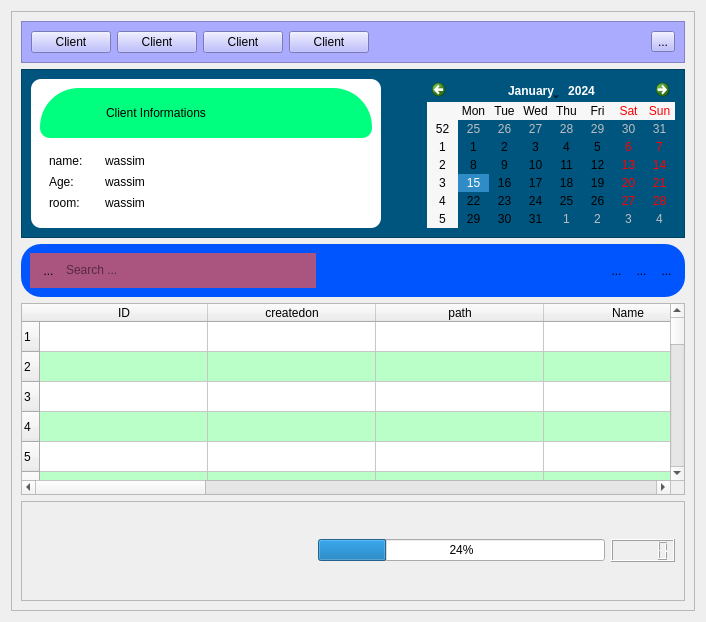
      <widget class="QWidget" name="page">
       <layout class="QGridLayout" name="gridLayout_2">
        <item row="0" column="0">
         <widget class="QFrame" name="frame_12">
          <property name="styleSheet">
           <string notr="true"/>
          </property>
          <property name="frameShape">
           <enum>QFrame::StyledPanel</enum>
          </property>
          <property name="frameShadow">
           <enum>QFrame::Raised</enum>
          </property>
          <layout class="QGridLayout" name="gridLayout_7">
           <item row="1" column="0">
            <widget class="QFrame" name="frame_14">
             <property name="maximumSize">
              <size>
               <width>16777215</width>
               <height>300</height>
              </size>
             </property>
             <property name="styleSheet">
              <string notr="true">background-color: rgb(0, 85, 127);</string>
             </property>
             <property name="frameShape">
              <enum>QFrame::StyledPanel</enum>
             </property>
             <property name="frameShadow">
              <enum>QFrame::Raised</enum>
             </property>
             <layout class="QGridLayout" name="gridLayout_9">
              <item row="1" column="0">
               <widget class="QFrame" name="frame_15">
                <property name="minimumSize">
                 <size>
                  <width>350</width>
                  <height>0</height>
                 </size>
                </property>
                <property name="maximumSize">
                 <size>
                  <width>400</width>
                  <height>16777215</height>
                 </size>
                </property>
                <property name="styleSheet">
                 <string notr="true">background-color: rgb(255, 255, 255);
border-radius:10px;</string>
                </property>
                <property name="frameShape">
                 <enum>QFrame::StyledPanel</enum>
                </property>
                <property name="frameShadow">
                 <enum>QFrame::Raised</enum>
                </property>
                <layout class="QGridLayout" name="gridLayout_10">
                 <item row="0" column="0">
                  <widget class="QFrame" name="frame_16">
                   <property name="maximumSize">
                    <size>
                     <width>16777215</width>
                     <height>50</height>
                    </size>
                   </property>
                   <property name="styleSheet">
                    <string notr="true">background-color: rgb(0, 255, 127);
border-top-left-radius:none;
border-top-right-radius:none;
</string>
                   </property>
                   <property name="frameShape">
                    <enum>QFrame::StyledPanel</enum>
                   </property>
                   <property name="frameShadow">
                    <enum>QFrame::Raised</enum>
                   </property>
                   <layout class="QGridLayout" name="gridLayout_12">
                    <item row="0" column="0">
                     <widget class="QLabel" name="label_14">
                      <property name="maximumSize">
                       <size>
                        <width>200</width>
                        <height>16777215</height>
                       </size>
                      </property>
                      <property name="styleSheet">
                       <string notr="true">font: 75 10pt &quot;MS Shell Dlg 2&quot;;
color: rgb(0, 0, 0);</string>
                      </property>
                      <property name="text">
                       <string>Client Informations</string>
                      </property>
                     </widget>
                    </item>
                   </layout>
                  </widget>
                 </item>
                 <item row="1" column="0">
                  <widget class="QFrame" name="frame_17">
                   <property name="frameShape">
                    <enum>QFrame::StyledPanel</enum>
                   </property>
                   <property name="frameShadow">
                    <enum>QFrame::Raised</enum>
                   </property>
                   <layout class="QGridLayout" name="gridLayout_11">
                    <item row="1" column="1">
                     <widget class="QLabel" name="label_11">
                      <property name="text">
                       <string>wassim</string>
                      </property>
                     </widget>
                    </item>
                    <item row="0" column="0">
                     <widget class="QLabel" name="label_8">
                      <property name="maximumSize">
                       <size>
                        <width>50</width>
                        <height>16777215</height>
                       </size>
                      </property>
                      <property name="text">
                       <string>name:</string>
                      </property>
                     </widget>
                    </item>
                    <item row="0" column="1">
                     <widget class="QLabel" name="label_9">
                      <property name="text">
                       <string>wassim</string>
                      </property>
                     </widget>
                    </item>
                    <item row="1" column="0">
                     <widget class="QLabel" name="label_10">
                      <property name="maximumSize">
                       <size>
                        <width>50</width>
                        <height>16777215</height>
                       </size>
                      </property>
                      <property name="text">
                       <string>Age:</string>
                      </property>
                     </widget>
                    </item>
                    <item row="2" column="1">
                     <widget class="QLabel" name="label_12">
                      <property name="text">
                       <string>wassim</string>
                      </property>
                     </widget>
                    </item>
                    <item row="2" column="0">
                     <widget class="QLabel" name="label_13">
                      <property name="maximumSize">
                       <size>
                        <width>50</width>
                        <height>16777215</height>
                       </size>
                      </property>
                      <property name="text">
                       <string>room:</string>
                      </property>
                     </widget>
                    </item>
                   </layout>
                  </widget>
                 </item>
                </layout>
               </widget>
              </item>
              <item row="1" column="2">
               <widget class="QCalendarWidget" name="calendarWidget">
                <property name="maximumSize">
                 <size>
                  <width>400</width>
                  <height>16777215</height>
                 </size>
                </property>
               </widget>
              </item>
              <item row="1" column="1">
               <spacer name="horizontalSpacer">
                <property name="orientation">
                 <enum>Qt::Horizontal</enum>
                </property>
                <property name="sizeHint" stdset="0">
                 <size>
                  <width>40</width>
                  <height>20</height>
                 </size>
                </property>
               </spacer>
              </item>
             </layout>
            </widget>
           </item>
           <item row="2" column="0">
            <widget class="QFrame" name="frame_18">
             <property name="maximumSize">
              <size>
               <width>16777215</width>
               <height>100</height>
              </size>
             </property>
             <property name="styleSheet">
              <string notr="true">background-color: rgb(0, 85, 255);
border-radius:20px;</string>
             </property>
             <property name="frameShape">
              <enum>QFrame::StyledPanel</enum>
             </property>
             <property name="frameShadow">
              <enum>QFrame::Raised</enum>
             </property>
             <layout class="QGridLayout" name="gridLayout_13">
              <item row="0" column="0">
               <widget class="QFrame" name="frame_19">
                <property name="maximumSize">
                 <size>
                  <width>400</width>
                  <height>60</height>
                 </size>
                </property>
                <property name="styleSheet">
                 <string notr="true">background-color: rgb(170, 85, 127);</string>
                </property>
                <property name="frameShape">
                 <enum>QFrame::StyledPanel</enum>
                </property>
                <property name="frameShadow">
                 <enum>QFrame::Raised</enum>
                </property>
                <layout class="QGridLayout" name="gridLayout_14">
                 <item row="0" column="0">
                  <widget class="QToolButton" name="toolButton_7">
                   <property name="text">
                    <string>...</string>
                   </property>
                   <property name="icon">
                    <iconset>
                     <normaloff>images/user.png</normaloff>images/user.png</iconset>
                   </property>
                  </widget>
                 </item>
                 <item row="0" column="1">
                  <widget class="QLineEdit" name="lineEdit">
                   <property name="placeholderText">
                    <string>Search ...</string>
                   </property>
                  </widget>
                 </item>
                </layout>
               </widget>
              </item>
              <item row="0" column="1">
               <spacer name="horizontalSpacer_2">
                <property name="orientation">
                 <enum>Qt::Horizontal</enum>
                </property>
                <property name="sizeHint" stdset="0">
                 <size>
                  <width>40</width>
                  <height>20</height>
                 </size>
                </property>
               </spacer>
              </item>
              <item row="0" column="4">
               <widget class="QToolButton" name="toolButton_9">
                <property name="text">
                 <string>...</string>
                </property>
                <property name="icon">
                 <iconset>
                  <normaloff>images/refresh.png</normaloff>images/refresh.png</iconset>
                </property>
               </widget>
              </item>
              <item row="0" column="2">
               <widget class="QToolButton" name="toolButton_8">
                <property name="text">
                 <string>...</string>
                </property>
                <property name="icon">
                 <iconset>
                  <normaloff>images/trash.png</normaloff>images/trash.png</iconset>
                </property>
               </widget>
              </item>
              <item row="0" column="3">
               <widget class="QToolButton" name="toolButton_11">
                <property name="text">
                 <string>...</string>
                </property>
                <property name="icon">
                 <iconset>
                  <normaloff>images/add.png</normaloff>images/add.png</iconset>
                </property>
               </widget>
              </item>
             </layout>
            </widget>
           </item>
           <item row="0" column="0">
            <widget class="QFrame" name="frame_13">
             <property name="maximumSize">
              <size>
               <width>16777215</width>
               <height>100</height>
              </size>
             </property>
             <property name="styleSheet">
              <string notr="true">background-color: rgb(170, 170, 255);</string>
             </property>
             <property name="frameShape">
              <enum>QFrame::StyledPanel</enum>
             </property>
             <property name="frameShadow">
              <enum>QFrame::Raised</enum>
             </property>
             <layout class="QGridLayout" name="gridLayout_8">
              <item row="0" column="3">
               <widget class="QPushButton" name="pushButton_8">
                <property name="maximumSize">
                 <size>
                  <width>100</width>
                  <height>16777215</height>
                 </size>
                </property>
                <property name="styleSheet">
                 <string notr="true">QPushButton{
	
	font: 10pt &quot;MS Shell Dlg 2&quot;;

}
QPushButton:hover{

	font: 11pt &quot;MS Shell Dlg 2&quot;;
}</string>
                </property>
                <property name="text">
                 <string>Client</string>
                </property>
               </widget>
              </item>
              <item row="0" column="5">
               <widget class="QToolButton" name="toolButton_6">
                <property name="text">
                 <string>...</string>
                </property>
                <property name="icon">
                 <iconset>
                  <normaloff>images/user.png</normaloff>images/user.png</iconset>
                </property>
               </widget>
              </item>
              <item row="0" column="2">
               <widget class="QPushButton" name="pushButton_7">
                <property name="maximumSize">
                 <size>
                  <width>100</width>
                  <height>16777215</height>
                 </size>
                </property>
                <property name="styleSheet">
                 <string notr="true">QPushButton{
	
	font: 10pt &quot;MS Shell Dlg 2&quot;;

}
QPushButton:hover{

	font: 11pt &quot;MS Shell Dlg 2&quot;;
}</string>
                </property>
                <property name="text">
                 <string>Client</string>
                </property>
               </widget>
              </item>
              <item row="0" column="0">
               <widget class="QPushButton" name="pushButton_3">
                <property name="maximumSize">
                 <size>
                  <width>100</width>
                  <height>16777215</height>
                 </size>
                </property>
                <property name="styleSheet">
                 <string notr="true">QPushButton{
	
	font: 10pt &quot;MS Shell Dlg 2&quot;;

}
QPushButton:hover{

	font: 11pt &quot;MS Shell Dlg 2&quot;;
}</string>
                </property>
                <property name="text">
                 <string>Client</string>
                </property>
               </widget>
              </item>
              <item row="0" column="1">
               <widget class="QPushButton" name="pushButton_6">
                <property name="maximumSize">
                 <size>
                  <width>100</width>
                  <height>16777215</height>
                 </size>
                </property>
                <property name="styleSheet">
                 <string notr="true">QPushButton{
	
	font: 10pt &quot;MS Shell Dlg 2&quot;;

}
QPushButton:hover{

	font: 11pt &quot;MS Shell Dlg 2&quot;;
}</string>
                </property>
                <property name="text">
                 <string>Client</string>
                </property>
               </widget>
              </item>
              <item row="0" column="4">
               <spacer name="horizontalSpacer_4">
                <property name="orientation">
                 <enum>Qt::Horizontal</enum>
                </property>
                <property name="sizeHint" stdset="0">
                 <size>
                  <width>40</width>
                  <height>20</height>
                 </size>
                </property>
               </spacer>
              </item>
             </layout>
            </widget>
           </item>
           <item row="4" column="0">
            <widget class="QFrame" name="frame_20">
             <property name="minimumSize">
              <size>
               <width>0</width>
               <height>100</height>
              </size>
             </property>
             <property name="frameShape">
              <enum>QFrame::StyledPanel</enum>
             </property>
             <property name="frameShadow">
              <enum>QFrame::Raised</enum>
             </property>
             <layout class="QGridLayout" name="gridLayout_15">
              <item row="0" column="1">
               <widget class="QProgressBar" name="progressBar">
                <property name="value">
                 <number>24</number>
                </property>
               </widget>
              </item>
              <item row="0" column="2">
               <widget class="QLCDNumber" name="lcdNumber"/>
              </item>
              <item row="0" column="0">
               <spacer name="horizontalSpacer_3">
                <property name="orientation">
                 <enum>Qt::Horizontal</enum>
                </property>
                <property name="sizeHint" stdset="0">
                 <size>
                  <width>40</width>
                  <height>20</height>
                 </size>
                </property>
               </spacer>
              </item>
             </layout>
            </widget>
           </item>
           <item row="3" column="0">
            <widget class="QTableWidget" name="tableWidget">
             <property name="styleSheet">
              <string notr="true">alternate-background-color: rgb(185, 255, 199);
selection-background-color: rgb(170, 0, 0);

selection-color: rgb(170, 170, 0);</string>
             </property>
             <property name="alternatingRowColors">
              <bool>true</bool>
             </property>
             <property name="selectionBehavior">
              <enum>QAbstractItemView::SelectRows</enum>
             </property>
             <property name="rowCount">
              <number>50</number>
             </property>
             <attribute name="horizontalHeaderDefaultSectionSize">
              <number>168</number>
             </attribute>
             <row/>
             <row/>
             <row/>
             <row/>
             <row/>
             <row/>
             <row/>
             <row/>
             <row/>
             <row/>
             <row/>
             <row/>
             <row/>
             <row/>
             <row/>
             <row/>
             <row/>
             <row/>
             <row/>
             <row/>
             <row/>
             <row/>
             <row/>
             <row/>
             <row/>
             <row/>
             <row/>
             <row/>
             <row/>
             <row/>
             <row/>
             <row/>
             <row/>
             <row/>
             <row/>
             <row/>
             <row/>
             <row/>
             <row/>
             <row/>
             <row/>
             <row/>
             <row/>
             <row/>
             <row/>
             <row/>
             <row/>
             <row/>
             <row/>
             <row/>
             <column>
              <property name="text">
               <string>ID</string>
              </property>
             </column>
             <column>
              <property name="text">
               <string>createdon</string>
              </property>
             </column>
             <column>
              <property name="text">
               <string>path</string>
              </property>
             </column>
             <column>
              <property name="text">
               <string>Name</string>
              </property>
             </column>
             <column>
              <property name="text">
               <string>identity cart</string>
              </property>
             </column>
             <column>
              <property name="text">
               <string>phone</string>
              </property>
             </column>
             <column>
              <property name="text">
               <string>age</string>
              </property>
             </column>
             <column>
              <property name="text">
               <string>room</string>
              </property>
             </column>
             <column>
              <property name="text">
               <string>services</string>
              </property>
             </column>
             <column>
              <property name="text">
               <string>date</string>
              </property>
             </column>
             <column>
              <property name="text">
               <string>note</string>
              </property>
             </column>
            </widget>
           </item>
          </layout>
         </widget>
        </item>
       </layout>
      </widget>
